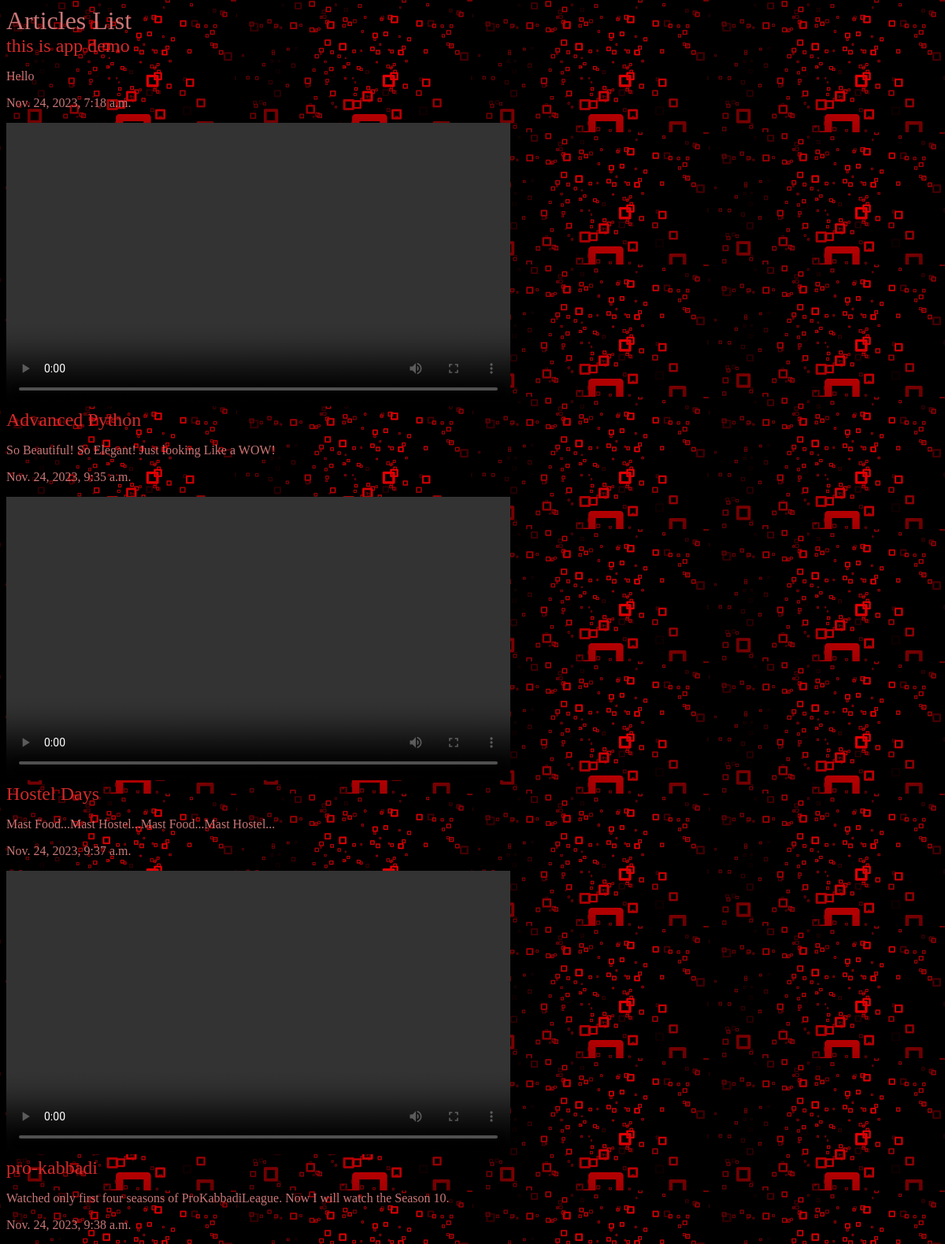
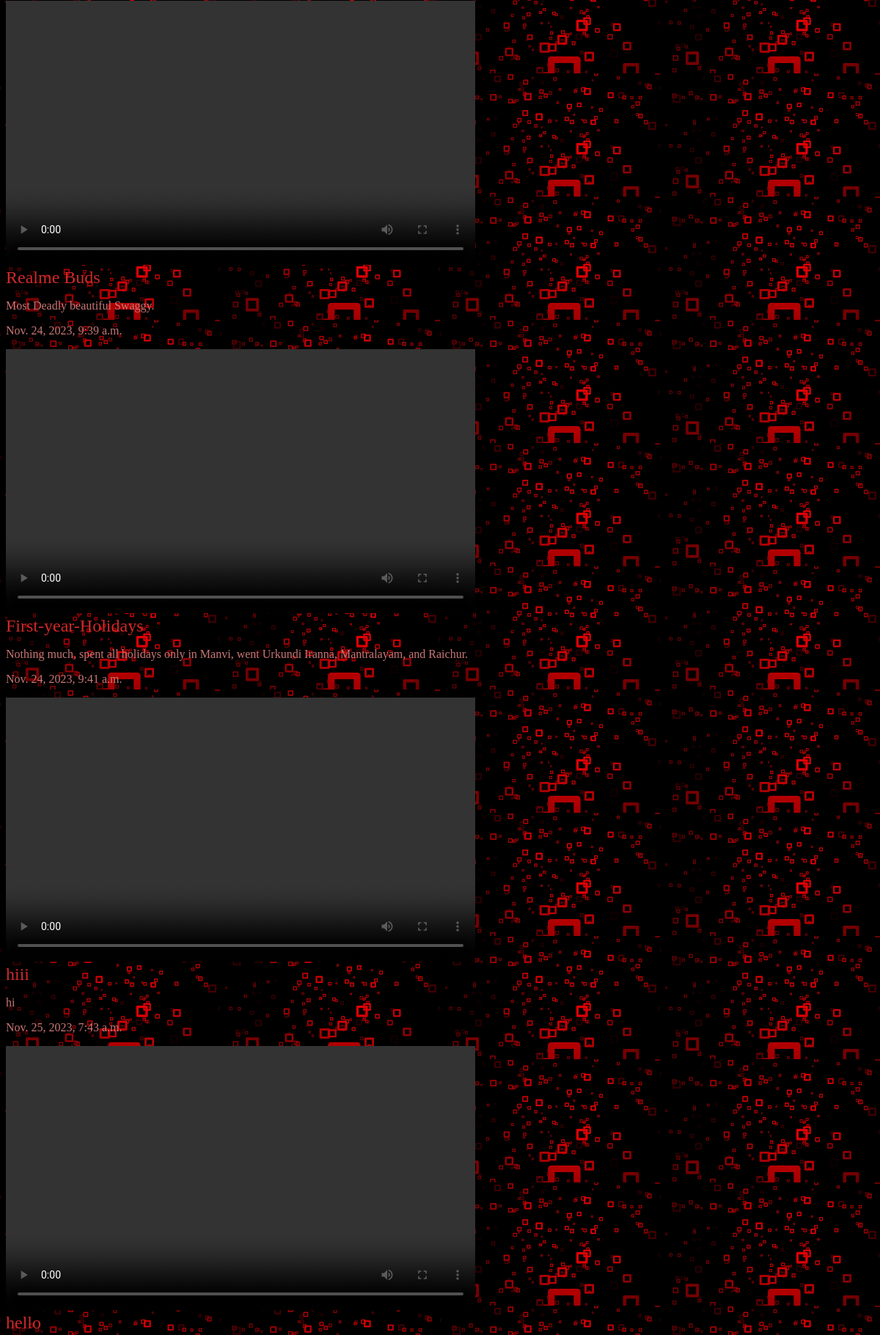
The app's page /articles/ (upper part) with its own data (2 pictures, top to bottom).
### articles/models.py (models this page shows, shortened)
class Article(models.Model):
    title = models.CharField(max_length=100)
    slug = models.SlugField()
    body = models.TextField()
    date = models.DateTimeField(auto_now_add=True)
    video_file = models.FileField(upload_to='videos/')

### articles/views.py (the view)
def article_list(request):
    art = Article.objects.all().order_by('date');
    return render(request, 'articles/article_list.html',{'art':art})

### articles/templates/articles/article_list.html (shortened to what this page needs)
<!DOCTYPE html>{% load static %}
<html>
<head>
    <link rel="stylesheet" href="{% static 'styles.css' %}">
</head>
<body>
    <h1>Articles List</h1>
    <div class="articles">
        {% for article in art %}
            <div class="article">
                <h2><a href="#">{{ article.title }}</a></h2>
                <p>{{ article.body }}</p>
                <p>{{ article.date }}</p>
                {% if article.video_file %}
                    <video width="640" height="360" controls preload="auto">
                        <source src="{{ article.video_file.url }}" type="video/mp4">
                    </video>
                {% endif %}
            </div>
        {% endfor %}
    </div>
</body>
</html>

### assets/styles.css (style rules this page uses)
body { background-color: #3b57cf; background-image: url(/static/stars.png); color: #ca7777; }
body * { font-family: Ubuntu; }
h1, h2, h3, h4, h5 { font-weight: normal; margin: 0; }
a, a:hover, a:visited { color: #d12929; text-decoration: none; }

### records on screen
Article: title "this is app demo", body "Hello", date "Nov. 24, 2023, 7:18 a.m."
Article: title "Advanced Python", body "So Beautiful! So Elegant! Just looking Like a WOW!", date "Nov. 24, 2023, 9:35 a.m."
Article: title "Hostel Days", body "Mast Food...Mast Hostel...Mast Food...Mast Hostel...", date "Nov. 24, 2023, 9:37 a.m."
Article: title "pro-kabbadi", body "Watched only first four seasons of ProKabbadiLeague. Now I will watch the Season 10.", date "Nov. 24, 2023, 9:38 a.m."
Article: title "Realme Buds", body "Most Deadly beautiful Swaggy.", date "Nov. 24, 2023, 9:39 a.m."
Article: title "First-year-Holidays", body "Nothing much, spent all holidays only in Manvi, went Urkundi Iranna, Mantralayam, and Raichur.", date "Nov. 24, 2023, 9:41 a.m."
Article: title "hiii", body "hi", date "Nov. 25, 2023, 7:43 a.m."
Article: title "hello"
